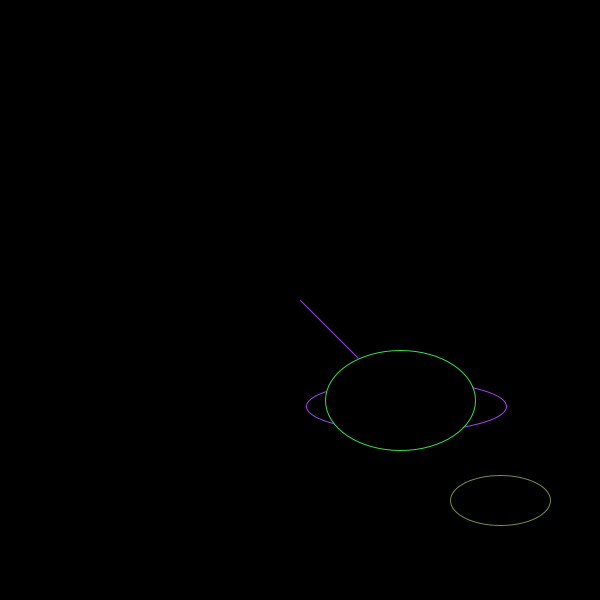
Frame 1 (no input)
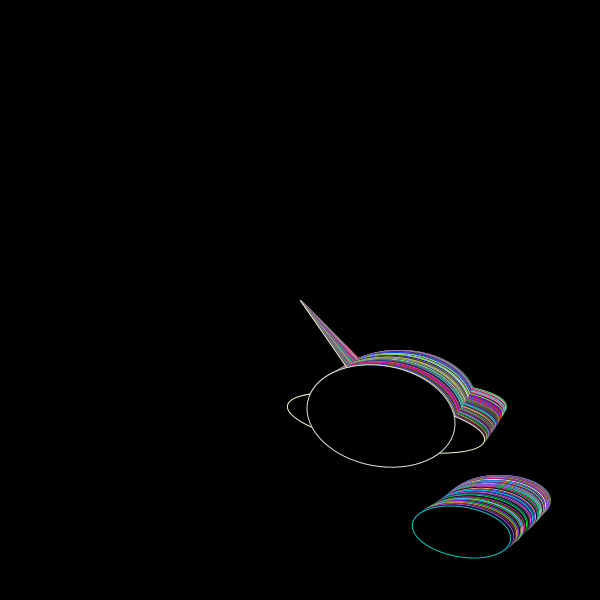
Frame 60 (the mouse pressed at the canvas centre just before this capture)
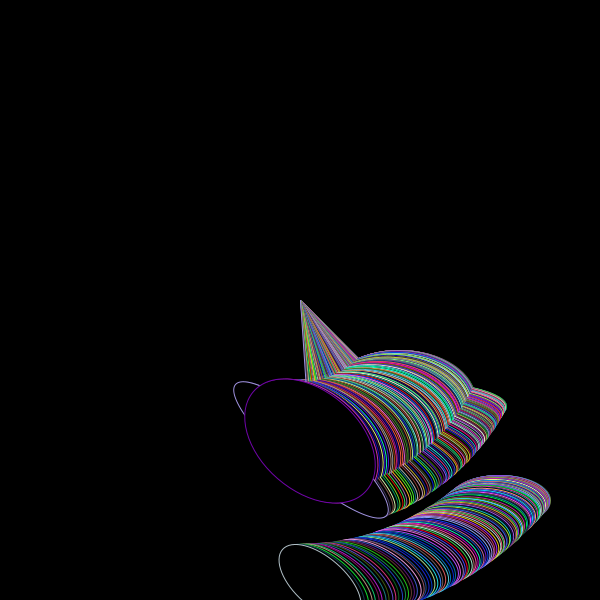
Frame 120 (the mouse held since frame 60 and released just before this capture)

The Processing sketch that drew these frames (run headless with seeded random() and noise(); from frame 60 on, the mouse is pressed at the canvas centre):

// Processing sketch: occilation4
// ── occilation4.pde
float r = 150;
float a = PI/4;
float loc = 0.0;
float velo = 0.0;
float acc = 0.0001;
void setup()
{background(0);
  size(600, 600);
}
void draw()
{
  
  loc += velo;
  velo += acc;
  translate(width/2, height/2);
  rotate(loc);
  float x = r*sin(a);
  float y = r*cos(a);
  fill(0);
  stroke(random(255),random(255),random(255));
 
  line(0,0, x, y);
  ellipse(x, y, 200, 50);
  {fill(0);
  stroke(random(255),random(255),random(255));
  ellipse(100,100,150,100);
  }
    {fill(0);
  stroke(random(255),random(255),random(255));
  ellipse(200,200,100,50);
  }
}
